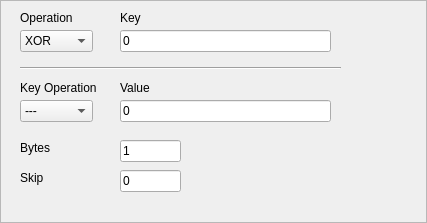
<?xml version="1.0" encoding="UTF-8"?>
<ui version="4.0">
 <class>Frame</class>
 <widget class="QFrame" name="Frame">
  <property name="geometry">
   <rect>
    <x>0</x>
    <y>0</y>
    <width>427</width>
    <height>223</height>
   </rect>
  </property>
  <property name="windowTitle">
   <string>Frame</string>
  </property>
  <property name="frameShape">
   <enum>QFrame::StyledPanel</enum>
  </property>
  <property name="frameShadow">
   <enum>QFrame::Raised</enum>
  </property>
  <widget class="QComboBox" name="op">
   <property name="geometry">
    <rect>
     <x>20</x>
     <y>30</y>
     <width>73</width>
     <height>22</height>
    </rect>
   </property>
   <item>
    <property name="text">
     <string>XOR</string>
    </property>
   </item>
   <item>
    <property name="text">
     <string>ROL</string>
    </property>
   </item>
   <item>
    <property name="text">
     <string>ROR</string>
    </property>
   </item>
   <item>
    <property name="text">
     <string>ADD</string>
    </property>
   </item>
   <item>
    <property name="text">
     <string>SUB</string>
    </property>
   </item>
  </widget>
  <widget class="QLineEdit" name="key">
   <property name="geometry">
    <rect>
     <x>120</x>
     <y>30</y>
     <width>211</width>
     <height>22</height>
    </rect>
   </property>
   <property name="text">
    <string>0</string>
   </property>
  </widget>
  <widget class="QLabel" name="label">
   <property name="geometry">
    <rect>
     <x>20</x>
     <y>10</y>
     <width>61</width>
     <height>16</height>
    </rect>
   </property>
   <property name="text">
    <string>Operation</string>
   </property>
  </widget>
  <widget class="QLabel" name="label_2">
   <property name="geometry">
    <rect>
     <x>120</x>
     <y>10</y>
     <width>61</width>
     <height>16</height>
    </rect>
   </property>
   <property name="text">
    <string>Key</string>
   </property>
  </widget>
  <widget class="QLineEdit" name="delta">
   <property name="geometry">
    <rect>
     <x>120</x>
     <y>100</y>
     <width>211</width>
     <height>22</height>
    </rect>
   </property>
   <property name="text">
    <string>0</string>
   </property>
  </widget>
  <widget class="QLabel" name="label_3">
   <property name="geometry">
    <rect>
     <x>120</x>
     <y>80</y>
     <width>61</width>
     <height>16</height>
    </rect>
   </property>
   <property name="text">
    <string>Value</string>
   </property>
  </widget>
  <widget class="QComboBox" name="keyop">
   <property name="geometry">
    <rect>
     <x>20</x>
     <y>100</y>
     <width>73</width>
     <height>22</height>
    </rect>
   </property>
   <item>
    <property name="text">
     <string>---</string>
    </property>
   </item>
   <item>
    <property name="text">
     <string>ROL</string>
    </property>
   </item>
   <item>
    <property name="text">
     <string>ROR</string>
    </property>
   </item>
   <item>
    <property name="text">
     <string>ADD</string>
    </property>
   </item>
   <item>
    <property name="text">
     <string>SUB</string>
    </property>
   </item>
   <item>
    <property name="text">
     <string>XOR</string>
    </property>
   </item>
  </widget>
  <widget class="QLabel" name="label_4">
   <property name="geometry">
    <rect>
     <x>20</x>
     <y>80</y>
     <width>81</width>
     <height>16</height>
    </rect>
   </property>
   <property name="text">
    <string>Key Operation</string>
   </property>
  </widget>
  <widget class="QLabel" name="label_5">
   <property name="geometry">
    <rect>
     <x>20</x>
     <y>140</y>
     <width>41</width>
     <height>16</height>
    </rect>
   </property>
   <property name="text">
    <string>Bytes</string>
   </property>
  </widget>
  <widget class="QLineEdit" name="bytes">
   <property name="geometry">
    <rect>
     <x>120</x>
     <y>140</y>
     <width>61</width>
     <height>22</height>
    </rect>
   </property>
   <property name="text">
    <string>1</string>
   </property>
  </widget>
  <widget class="Line" name="line">
   <property name="geometry">
    <rect>
     <x>20</x>
     <y>60</y>
     <width>321</width>
     <height>16</height>
    </rect>
   </property>
   <property name="orientation">
    <enum>Qt::Horizontal</enum>
   </property>
  </widget>
  <widget class="QLineEdit" name="skip">
   <property name="geometry">
    <rect>
     <x>120</x>
     <y>170</y>
     <width>61</width>
     <height>22</height>
    </rect>
   </property>
   <property name="text">
    <string>0</string>
   </property>
  </widget>
  <widget class="QLabel" name="label_6">
   <property name="geometry">
    <rect>
     <x>20</x>
     <y>170</y>
     <width>41</width>
     <height>16</height>
    </rect>
   </property>
   <property name="text">
    <string>Skip</string>
   </property>
  </widget>
 </widget>
 <resources/>
 <connections/>
</ui>
